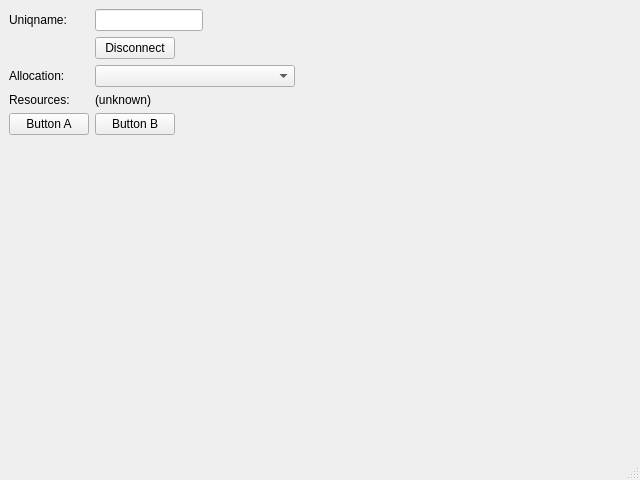
<?xml version="1.0" encoding="UTF-8"?>
<ui version="4.0">
 <class>MainWindow</class>
 <widget class="QMainWindow" name="MainWindow">
  <property name="geometry">
   <rect>
    <x>0</x>
    <y>0</y>
    <width>640</width>
    <height>480</height>
   </rect>
  </property>
  <property name="windowTitle">
   <string>MainWindow</string>
  </property>
  <widget class="QWidget" name="centralwidget">
   <layout class="QFormLayout" name="formLayout">
    <property name="fieldGrowthPolicy">
     <enum>QFormLayout::FieldsStayAtSizeHint</enum>
    </property>
    <item row="0" column="0">
     <widget class="QLabel" name="uniqnameLabel">
      <property name="text">
       <string>Uniqname:</string>
      </property>
     </widget>
    </item>
    <item row="0" column="1">
     <widget class="QLineEdit" name="uniqname"/>
    </item>
    <item row="2" column="0">
     <widget class="QLabel" name="accountLabel">
      <property name="text">
       <string>Allocation:</string>
      </property>
     </widget>
    </item>
    <item row="2" column="1">
     <widget class="QComboBox" name="accountDropdown">
      <property name="minimumSize">
       <size>
        <width>200</width>
        <height>0</height>
       </size>
      </property>
     </widget>
    </item>
    <item row="4" column="0">
     <widget class="QLabel" name="resourcesLabel">
      <property name="text">
       <string>Resources:</string>
      </property>
     </widget>
    </item>
    <item row="4" column="1">
     <widget class="QLabel" name="resourcesValueLabel">
      <property name="text">
       <string>(unknown)</string>
      </property>
     </widget>
    </item>
    <item row="6" column="0">
     <widget class="QPushButton" name="aButton">
      <property name="text">
       <string>Button A</string>
      </property>
     </widget>
    </item>
    <item row="6" column="1">
     <widget class="QPushButton" name="bButton">
      <property name="text">
       <string>Button B</string>
      </property>
     </widget>
    </item>
    <item row="1" column="1">
     <widget class="QPushButton" name="connectButton">
      <property name="text">
       <string>Disconnect</string>
      </property>
     </widget>
    </item>
   </layout>
  </widget>
  <widget class="QMenuBar" name="menubar">
   <property name="geometry">
    <rect>
     <x>0</x>
     <y>0</y>
     <width>640</width>
     <height>22</height>
    </rect>
   </property>
  </widget>
  <widget class="QStatusBar" name="statusbar"/>
 </widget>
 <resources/>
 <connections/>
</ui>
